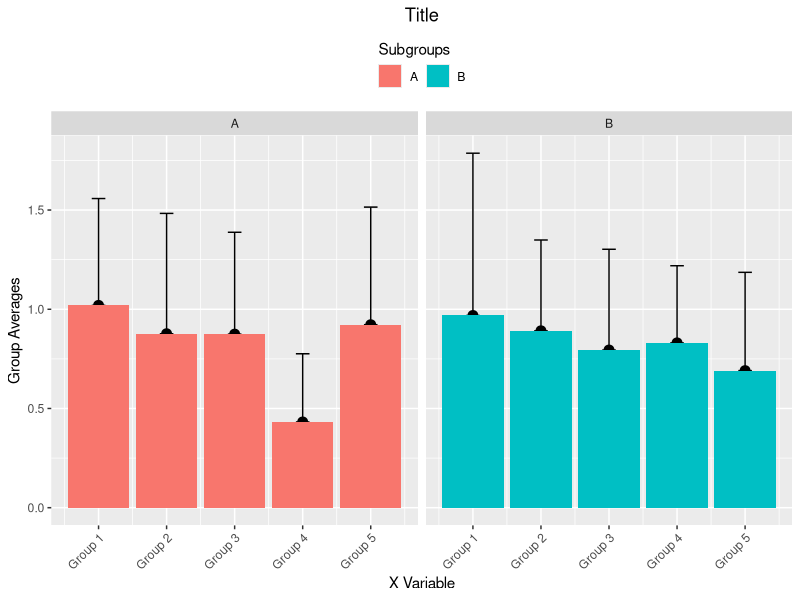

This figure's R source:
## ---- chunk 1
# Load packages----
require(data.table)
require(ggplot2)

# Data----
dt1 <- data.table(x = rep(1:5, each = 20),
                  y = abs(rnorm(100)),
                  z = rep(c("A", "B"), 10))

# Summary by x and z
dt1[, mu := mean(y),
    by = list(x, z)]
dt1[, std := sd(y),
    by = list(x, z)]
d1 <- unique(subset(dt1, select = -c(2)))

# Plot----
p1 <- ggplot(d1,
             aes(x = x,
                 y = mu,
                 fill = z)) +
  facet_wrap(~ z,
             nrow = 1) +
  geom_errorbar(aes(ymax = mu + std,
                    ymin = mu),
                width =.2,
                position = position_dodge(.9)) +
  geom_point(position = position_dodge(0.9),
             size = 3) +
  geom_bar(position = position_dodge(),
           stat="identity") +
  scale_x_continuous("X Variable",
                     breaks = 1:5,
                     labels = paste("Group", 
                                    unique(d1$x))) +
  scale_y_continuous("Group Averages") +
  ggtitle("Title") +
  guides(fill = guide_legend(title = "Subgroups",
                             title.position = "top",
                             nrow = 1)) +
  theme(plot.title = element_text(hjust = 0.5),
        legend.position = "top",
        axis.text.x = element_text(angle = 45,
                                   hjust = 1))
print(p1)

# Save the plot as a TIFF file
# tiff(filename = "tmp/barplot.tiff",
#      height = 5,
#      width = 5,
#      units = 'in',
#      res = 300,
#      compression = "lzw+p")
# print(p1)
# graphics.off()
